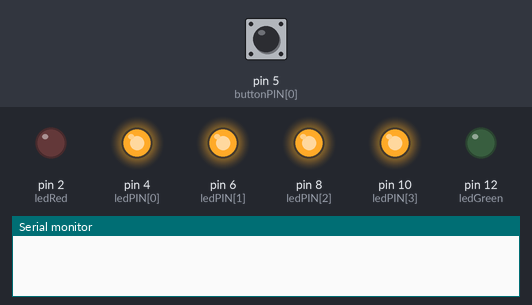
This sketch was run on a simulated Arduino Uno, built with avr-gcc and run on an emulated ATmega328P. On the bench: output pins drawn as LEDs (lit = HIGH), the last lines printed to the serial monitor. The inputs (shaded band) are chosen by the test bench; at power-on: pin 5 (buttonPIN[0]) HIGH. Random numbers use the default seed unless the sketch sets one.

Above: at 0.05 s.
At 0.67 s:
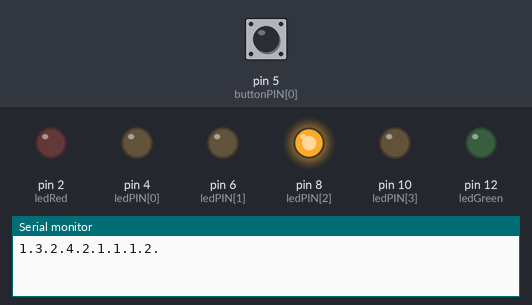
At 1.3 s:
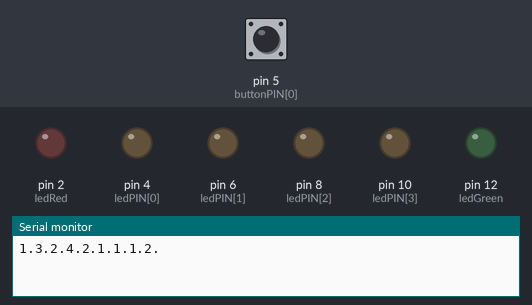
At 2.15 s:
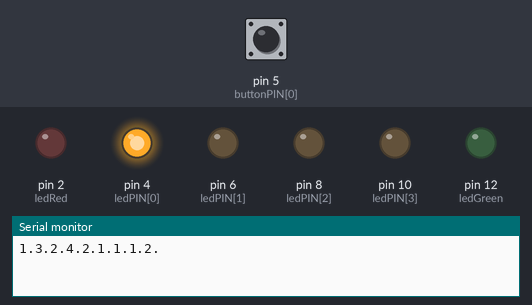
Timing chart, 0 to 4.0 s (numbered marks = the images above):
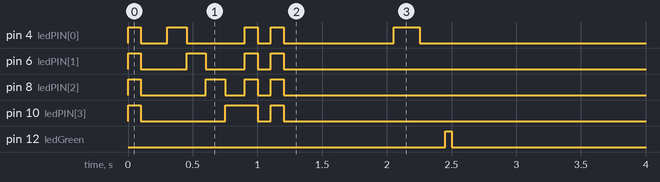

Measured:
- by itself, pin 4 (ledPIN[0]): LOW → HIGH at 0.00 s, → LOW 0.10 s later, → HIGH 0.20 s later, → LOW 0.15 s later, … (10 changes in this stretch)
- by itself, pin 6 (ledPIN[1]): LOW → HIGH at 0.00 s, → LOW 0.10 s later, → HIGH 0.35 s later, → LOW 0.15 s later, … (8 changes in this stretch)
- by itself, pin 8 (ledPIN[2]): LOW → HIGH at 0.00 s, → LOW 0.10 s later, → HIGH 0.50 s later, → LOW 0.15 s later, … (8 changes in this stretch)
- by itself, pin 10 (ledPIN[3]): goes HIGH 0.10 s, LOW 0.65 s, HIGH 0.25 s, LOW 0.10 s, HIGH 0.10 s, then LOW
- by itself, pin 12 (ledGreen): LOW → HIGH at 2.5 s, → LOW 0.05 s later

The sketch:

memoryGameB.ino
```cpp
const int buttonPINNumber = 4; //number of button pins
int buttonPIN[buttonPINNumber] = {5, 7, 9, 11}; //button  pins
int buttonState[buttonPINNumber] = {1, 2, 3, 4}; //button states

const int ledPINNumber = 4; //number of led pins
int ledPIN[ledPINNumber] = {4, 6, 8, 10}; //led pins

int ledGreen = 12; //wining led
int ledRed = 2; //losing led

const int memoryNumber = 9; //number of memoryslots/all cycles
int memory[memoryNumber]; //wining combinations

int cycle = 0; //varieble for storing the curent cycle

unsigned long time;

int winLose; //win/lose variable

void setup() {

  Serial.begin(9600);

  for (int i = 1; i <= buttonPINNumber; i++){ //set button pins to INPUT
    pinMode(buttonPIN[i-1], INPUT);
  }

  for (int o = 1; o <= ledPINNumber; o++){ //set led pins to OUTPUT
  pinMode(ledPIN[o-1], OUTPUT);
  }

  pinMode(ledGreen, OUTPUT);
  pinMode(ledRed, OUTPUT);


}

void loop() {
  int a;
  int b;
  int c;
  int d;

  for(b = 1; b <= 4; b++){
        digitalWrite(ledPIN[b-1], HIGH);
      }
      delay(100);
      for(c = 1; c <= 4; c++){
        digitalWrite(ledPIN[c-1], LOW);
      }
      delay(100);

  for(b = 1; b <= 4; b++){
        digitalWrite(ledPIN[b-1], HIGH);
      }

  while(digitalRead(buttonPIN[0]) == LOW && digitalRead(buttonPIN[1]) == LOW && digitalRead(buttonPIN[2]) == LOW && digitalRead(buttonPIN[3]) ==LOW) { //wait for the button 0 to be pressed
      }

  for(c = 1; c <= 4; c++){
        digitalWrite(ledPIN[c-1], LOW);
      }

  time = millis();

  for(int p = 1; p <= memoryNumber; p++){ //assain a random number from 1 to 4 to all of the memory veriables
    memory[p-1] = ((random(100, time))%4) + 1;
  }

   for (int y = 0; y < memoryNumber; y++){
    Serial.print(memory[y]);
    Serial.print(".");
  }

  Serial.print("\n");

  delay(100);

  if (cycle == 0){ //starting anmimation

    for(int s = 0; s < 4; s++){ //blink lights from left to right
      digitalWrite(ledPIN[s], HIGH);
      delay(150);
      digitalWrite(ledPIN[s], LOW);
    }

    for(a = 1; a <= 2; a++){ //blink all leds twice
      for(b = 1; b <= 4; b++){
        digitalWrite(ledPIN[b-1], HIGH);
      }
      delay(100);
      for(c = 1; c <= 4; c++){
        digitalWrite(ledPIN[c-1], LOW);
      }
      delay(100);
    }

  }

  delay(250);

  for(cycle = 0; cycle < memoryNumber; cycle++){ //repeat for the number of numbers stored in memory
     delay(500);

     for(d = 0; d <= cycle; d++){ //repeat for number of the cycle we are curently in/display the numbers=cycles of random numbers on leds
       digitalWrite(ledPIN[memory[d]-1], HIGH);
       delay(200);
       digitalWrite(ledPIN[memory[d]-1], LOW);
       delay(200);

     }

     for(d = 0; d <= cycle; d++){ //check if the input from butons matches random numbers
     while(digitalRead(buttonPIN[0]) == LOW && digitalRead(buttonPIN[1]) == LOW && digitalRead(buttonPIN[2]) == LOW && digitalRead(buttonPIN[3]) ==LOW){}
       if (digitalRead(buttonPIN[0]) == HIGH && memory[d] == 1) {
         digitalWrite(ledGreen, HIGH);
         delay(50);
         digitalWrite(ledGreen, LOW);
       }else if (digitalRead(buttonPIN[1]) == HIGH && memory[d] == 2) {
         digitalWrite(ledGreen, HIGH);
         delay(50);
         digitalWrite(ledGreen, LOW);
       }else if (digitalRead(buttonPIN[2]) == HIGH && memory[d] == 3) {
         digitalWrite(ledGreen, HIGH);
         delay(50);
         digitalWrite(ledGreen, LOW);
       }else if (digitalRead(buttonPIN[3]) == HIGH && memory[d] == 4) {
         digitalWrite(ledGreen, HIGH);
         delay(50);
         digitalWrite(ledGreen, LOW);
       }else{ //if it doesnt change the win/lose variable to 1-lose
         winLose = 1;
         break;
       }

       delay(200);

     while(digitalRead(buttonPIN[0]) == HIGH || digitalRead(buttonPIN[1]) == HIGH || digitalRead(buttonPIN[2]) == HIGH || digitalRead(buttonPIN[3]) == HIGH){}
     }
     if (winLose == 1){
     break;
     }

     for (int j = 0; j < 5; j++){
      digitalWrite(ledGreen, HIGH);
      delay(50);
      digitalWrite(ledGreen, LOW);
      delay(50);
        }

  }

  if (winLose == 1) {
    for (int j = 0; j < 5; j++){
      digitalWrite(ledRed, HIGH);
      delay(50);
      digitalWrite(ledRed, LOW);
      delay(50);
    }
  }else if (winLose == 0) {
     for (int j = 0; j < 2; j++){

       for(a = 1; a <= 2; a++){ //blink all leds twice
      for(b = 1; b <= 4; b++){
        digitalWrite(ledPIN[b-1], HIGH);
      }
      delay(100);

      digitalWrite(ledGreen, HIGH);
      delay(50);
      digitalWrite(ledGreen, LOW);
      delay(50);

      for(c = 1; c <= 4; c++){
        digitalWrite(ledPIN[c-1], LOW);
      }
      delay(100);
        }
      }
  }

  delay(1000);
  digitalWrite(ledRed, LOW);
  digitalWrite(ledGreen, LOW);
  cycle = 0;
  winLose = 0;
}
```
